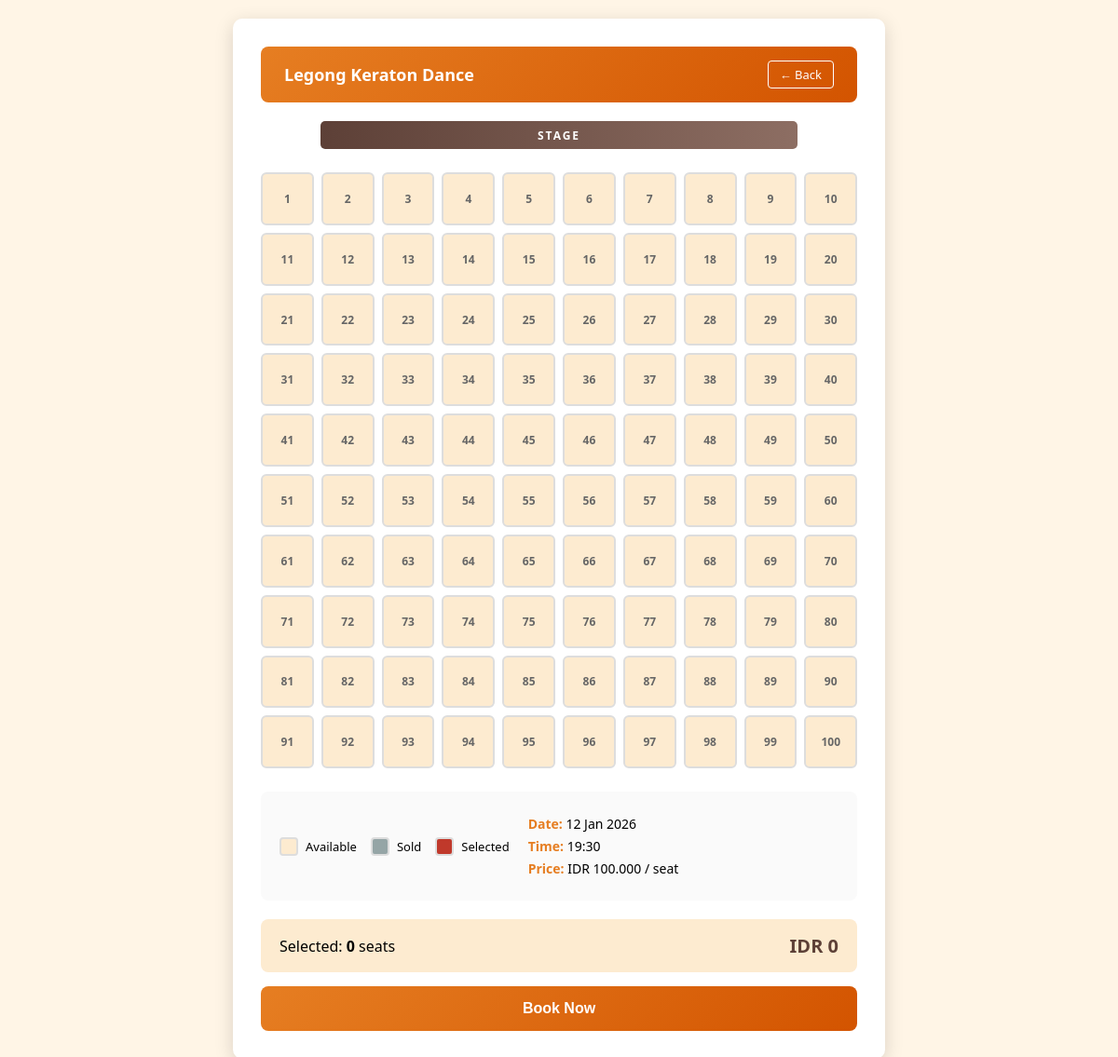
The page /seatmap.php?id=3 on the database its author committed.
### tables this page shows
CREATE TABLE acara (
    id_acara INT PRIMARY KEY AUTO_INCREMENT,
    nama_acara VARCHAR(255) NOT NULL,
    tanggal_acara DATE NOT NULL,
    waktu_acara TIME NOT NULL,
    lokasi_acara VARCHAR(255),
    deskripsi_acara TEXT,
    harga DECIMAL(10,2) DEFAULT 0
);

### seatmap.php (the view, shortened to what this page needs)
<?php
require 'config/koneksi.php';
$id_acara = isset($_GET['id']) ? intval($_GET['id']) : 1;
$query_event = "SELECT * FROM acara WHERE id_acara = $id_acara";
$result_event = mysqli_query($conn, $query_event);
$event = mysqli_fetch_assoc($result_event);
$ticketPrice = $event['harga'];
$eventName = $event['nama_acara'];
$eventTime = date('H:i', strtotime($event['waktu_acara']));
$bookedSeats = [];
$totalSeats = 100;
?>
<!DOCTYPE html>
<html lang="en">
<head>
</head>
<body>
    <div class="booking-container">
        <div class="header">
            <h2><?php echo htmlspecialchars($eventName); ?></h2>
            <a href="events.php" class="home-btn">← Back</a>
        </div>
        <div class="screen">STAGE</div>
        <div class="seats-grid">
            <?php for ($i = 1; $i <= $totalSeats; $i++): ?>
                <?php $isSold = in_array($i, $bookedSeats) ? 'sold' : ''; ?>
                <div class="seat <?php echo $isSold; ?>" data-seat="<?php echo $i; ?>">
                    <?php echo $i; ?>
                </div>
            <?php endfor; ?>
        </div>
        <div class="info-panel">
            <div class="legend">
                <div class="legend-item">
                    <div class="legend-marker" style="background: var(--seat-available);"></div>
                    <span>Available</span>
                </div>
                <div class="legend-item">
                    <div class="legend-marker" style="background: var(--seat-sold);"></div>
                    <span>Sold</span>
                </div>
                <div class="legend-item">
                    <div class="legend-marker" style="background: var(--seat-selected);"></div>
                    <span>Selected</span>
                </div>
            </div>
            <div class="event-info">
                <p><strong>Date:</strong> <?php echo date('d M Y', strtotime($event['tanggal_acara'])); ?></p>
                <p><strong>Time:</strong> <?php echo $eventTime; ?></p>
                <p><strong>Price:</strong> IDR <?php echo number_format($ticketPrice, 0, ',', '.'); ?> / seat</p>
            </div>
        </div>
        <div class="summary">
            <div>
                <span>Selected: <strong id="selectedCount">0</strong> seats</span>
            </div>
            <div class="total">
                IDR <span id="totalPrice">0</span>
            </div>
        </div>
        <button class="btn-checkout" onclick="checkout()">Book Now</button>
    </div>
</body>
</html>

### seatmap.php (style rules this page uses)
:root { --primary-color: #E67E22; --primary-dark: #D35400; --seat-available: #FDEBD0; --seat-sold: #95A5A6; --seat-selected: #C0392B; --bg-color: #FFF5E6; }
* { box-sizing: border-box; }
body { font-family: 'Segoe UI', Tahoma, Geneva, Verdana, sans-serif; background-color: var(--bg-color); display: flex; justify-content: center; align-items: flex-start; min-height: 100vh; margin: 0; padding: 20px; }
.booking-container { background: white; padding: 30px; border-radius: 10px; box-shadow: 0 5px 20px rgba(0, 0, 0, 0.15); max-width: 700px; width: 100%; }
.header { background: linear-gradient(135deg, var(--primary-color) 0%, var(--primary-dark) 100%); color: white; padding: 15px 25px; border-radius: 8px; margin-bottom: 20px; display: flex; justify-content: space-between; align-items: center; }
.header h2 { margin: 0; font-size: 18px; }
.header .home-btn { background: transparent; border: 1px solid white; color: white; padding: 5px 12px; border-radius: 4px; text-decoration: none; font-size: 13px; }
.screen { background: linear-gradient(90deg, #5D4037, #8D6E63); height: 30px; width: 80%; margin: 0 auto 25px; border-radius: 5px; display: flex; align-items: center; justify-content: center; color: white; font-size: 12px; font-weight: bold; letter-spacing: 2px; }
.seats-grid { display: grid; grid-template-columns: repeat(10, 1fr); gap: 8px; margin-bottom: 25px; }
.seat { aspect-ratio: 1; background-color: var(--seat-available); border-radius: 6px; cursor: pointer; display: flex; align-items: center; justify-content: center; font-size: 12px; font-weight: bold; color: #666; border: 2px solid #ddd; transition: all 0.2s; }
.info-panel { display: flex; gap: 20px; flex-wrap: wrap; padding: 20px; background: #fafafa; border-radius: 8px; margin-bottom: 20px; }
.legend { display: flex; gap: 15px; flex-wrap: wrap; }
.legend-item { display: flex; align-items: center; gap: 8px; font-size: 13px; }
.legend-marker { width: 20px; height: 20px; border-radius: 4px; border: 2px solid #ddd; }
.event-info { flex: 1; min-width: 200px; }
.event-info p { margin: 5px 0; font-size: 14px; }
.event-info strong { color: var(--primary-color); }
.summary { display: flex; justify-content: space-between; align-items: center; padding: 15px 20px; background: var(--seat-available); border-radius: 8px; margin-bottom: 15px; }
.summary .total { font-size: 20px; font-weight: bold; color: #5D4037; }
.btn-checkout { width: 100%; background: linear-gradient(135deg, var(--primary-color) 0%, var(--primary-dark) 100%); color: white; border: none; padding: 15px; font-size: 16px; font-weight: bold; border-radius: 8px; cursor: pointer; transition: transform 0.2s, box-shadow 0.2s; }

### rows shown on the page
acara: nama_acara "Legong Keraton Dance", tanggal_acara "12 Jan 2026", waktu_acara "19:30", harga "100.000"
